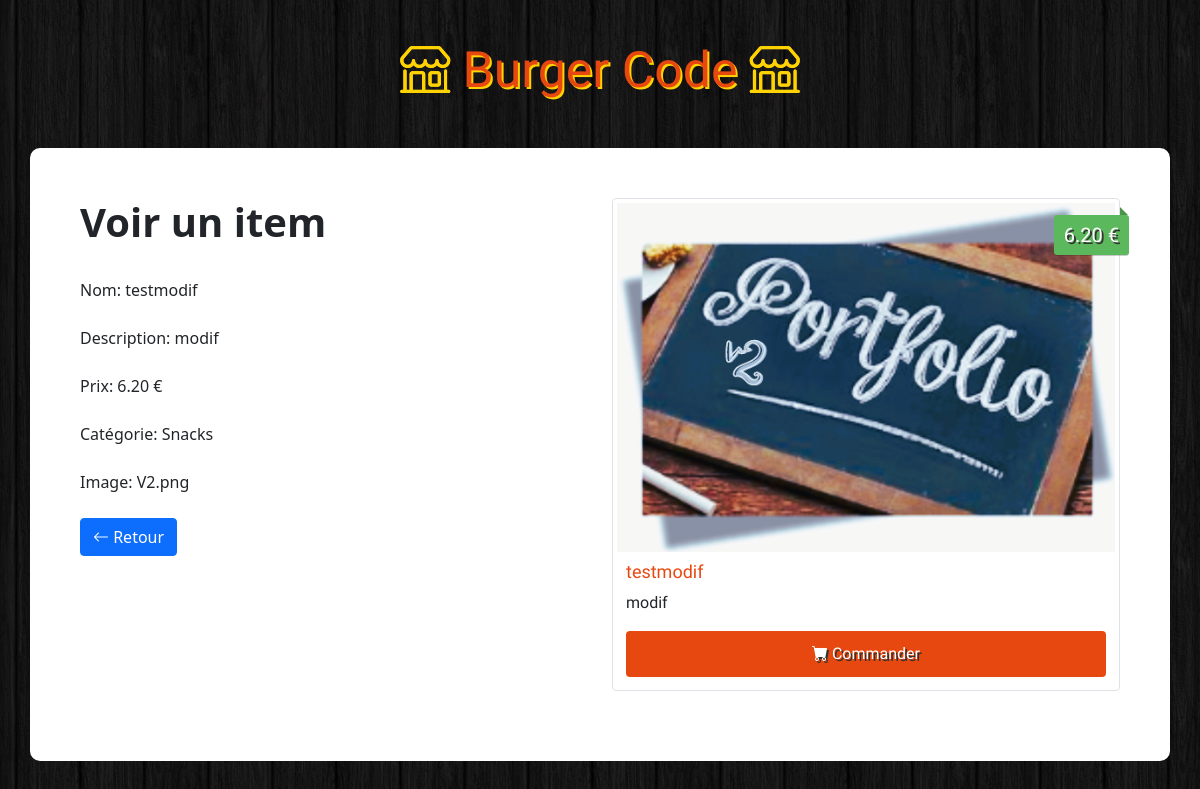
The app's page /BurgerCode/admin/view.php?id=34 with its own data.
### tables this page shows
CREATE TABLE `items` (
  `id` int(11) NOT NULL,
  `name` varchar(100) NOT NULL,
  `description` varchar(255) NOT NULL,
  `price` float NOT NULL,
  `image` varchar(255) NOT NULL,
  `category` int(11) NOT NULL
);

CREATE TABLE `categories` (
  `id` int(11) NOT NULL,
  `name` varchar(100) NOT NULL
);

### BurgerCode/admin/view.php (the view, shortened to what this page needs)
<?php
    if(!empty($_GET['id'])) {
        $id = checkInput($_GET['id']);
    }
    $db = Database::connect();
    $statement = $db->prepare("SELECT items.id, items.name, items.description, items.price, items.image, categories.name AS category FROM items LEFT JOIN categories ON items.category = categories.id WHERE items.id = ?");
    $statement->execute(array($id));
    $item = $statement->fetch();
    function checkInput($data) {
      $data = trim($data);
      $data = stripslashes($data);
      $data = htmlspecialchars($data);
      return $data;
    }
?>
<!DOCTYPE html>
<html>
    <head>
      <link href="https://cdn.jsdelivr.net/npm/bootstrap@5.1.1/dist/css/bootstrap.min.css" rel="stylesheet">
      <link rel="stylesheet" href="https://cdn.jsdelivr.net/npm/bootstrap-icons@1.5.0/font/bootstrap-icons.css">
      <link rel="stylesheet" href="../css/styles.css">
    </head>
    <body>
      <h1 class="text-logo"><span class="bi-shop"></span> Burger Code <span class="bi-shop"></span></h1>
      <div class="container admin">
        <div class="row">
          <div class="col-md-6">
            <h1><strong>Voir un item</strong></h1>
            <br>
            <form>
              <div>
                <label>Nom:</label><?php echo '  '.$item['name'];?>
              </div>
              <br>
              <div>
                <label>Description:</label><?php echo '  '.$item['description'];?>
              </div>
              <br>
              <div>
                <label>Prix:</label><?php echo '  '.number_format((float)$item['price'], 2, '.', ''). ' €';?>
              </div>
              <br>
              <div>
                <label>Catégorie:</label><?php echo '  '.$item['category'];?>
              </div>
              <br>
              <div>
                <label>Image:</label><?php echo '  '.$item['image'];?>
              </div>
            </form>
            <br>
            <div class="form-actions">
              <a class="btn btn-primary" href="index.php"><span class="bi-arrow-left"></span> Retour</a>
            </div>
          </div>
          <div class="col-md-6 site">
            <div class="img-thumbnail">
              <img src="<?php echo '../images/'.$item['image'];?>" alt="...">
              <div class="price"><?php echo number_format((float)$item['price'], 2, '.', ''). ' €';?></div>
              <div class="caption">
                <h4><?php echo $item['name'];?></h4>
                <p><?php echo $item['description'];?></p>
                <a href="#" class="btn btn-order" role="button"><span class="bi-cart-fill"></span> Commander</a>
              </div>
            </div>
          </div>
        </div>
      </div>
    </body>
</html>

### BurgerCode/css/styles.css (style rules this page uses)
body { background: url(../images/bg.png); }
.site { font-family: 'Holtwood One SC', sans-serif; }
.text-logo { font-family: 'Holtwood One SC', sans-serif; color: #e7480f; text-shadow: 2px 2px #ffd301; font-size: 50px; padding: 40px 0px; text-align: center; }
.text-logo span { color: #ffd301; text-shadow: 0px 0px #ffd301; }
.img-thumbnail { position: relative; margin-bottom: 20px; }
.img-thumbnail img { background: #ffd301; width: 100%; }
.img-thumbnail .price { background: #5cb85c; box-shadow: 0 1px rgba(0,0,0,0.2); -moz-box-shadow: 0 1px rgba(0,0,0,0.2); -webkit-box-shadow: 0 1px rgba(0,0,0,0.2); color: #fff; text-shadow: 2px 2px #333; position: absolute; right: -10px; top: 16px; padding: 5px 10px; font-size: 20px; border-radius: 3px; }
.img-thumbnail .price:before { border: 4px solid transparent; border-bottom: 4px solid #4a934a; border-left: 4px solid #4a934a; content: ""; position: absolute; right: 1px; top: -8px; }
.img-thumbnail .caption { padding: 9px; }
.img-thumbnail .caption h4 { color: #e7480f; font-size: 18px; }
.img-thumbnail .btn-order { width: 100%; padding: 10px; font-size: 16px; color: #fff; background-color: #e7480f; text-shadow: 2px 2px #333; }
.admin { background: #fff; padding: 50px; border-radius: 10px; }

### records on screen
items: name "testmodif", description "modif", price "6.20", category.name "Snacks", image "V2.png", image (picture)
